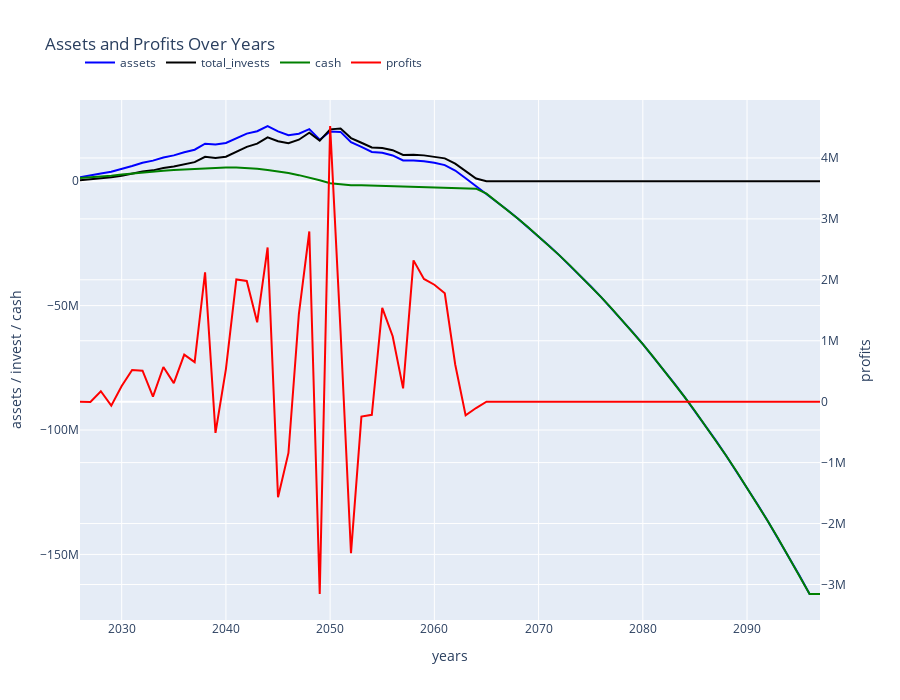
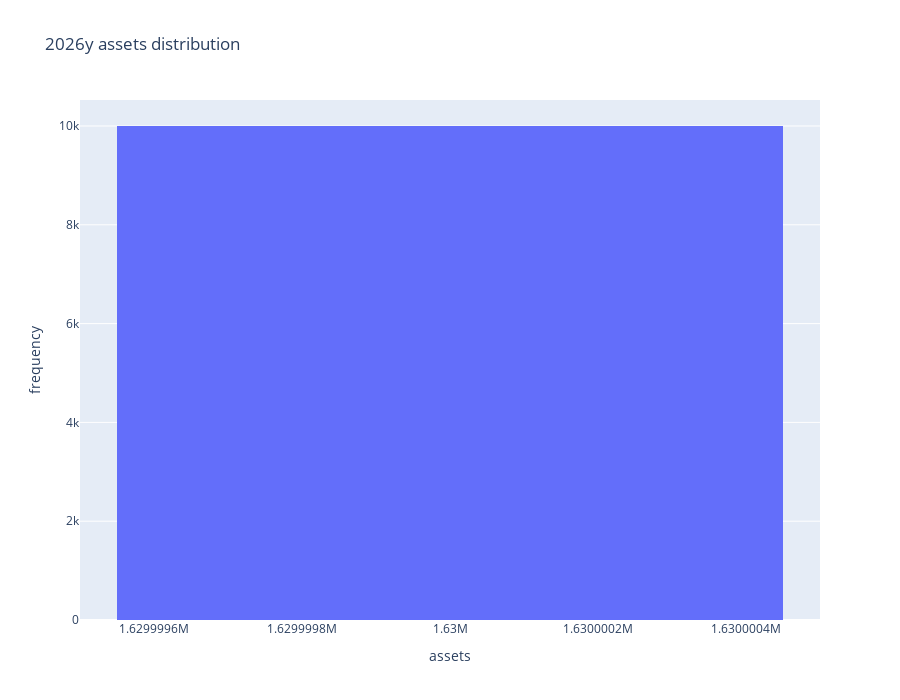
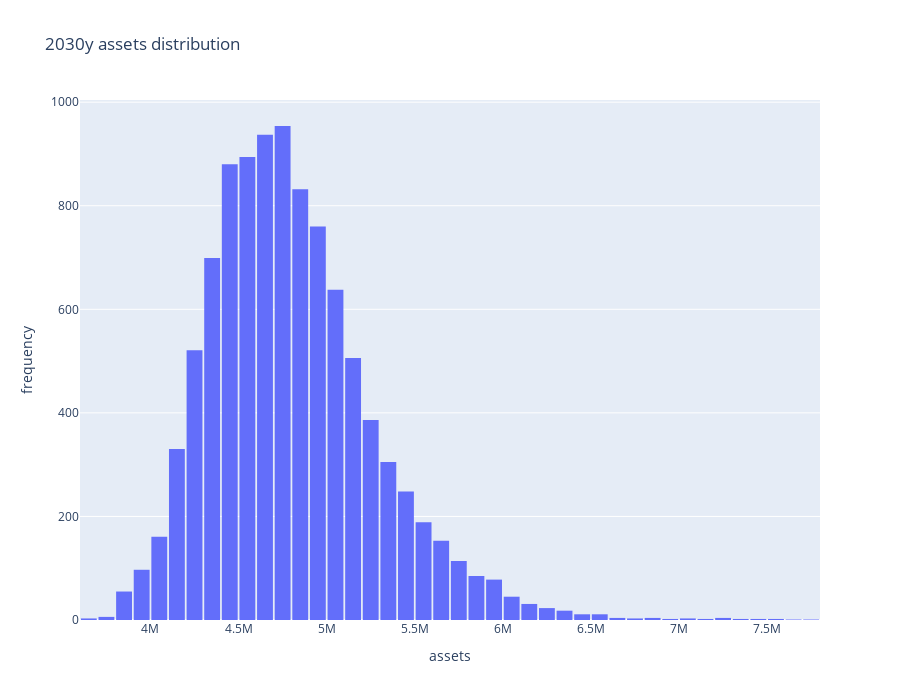
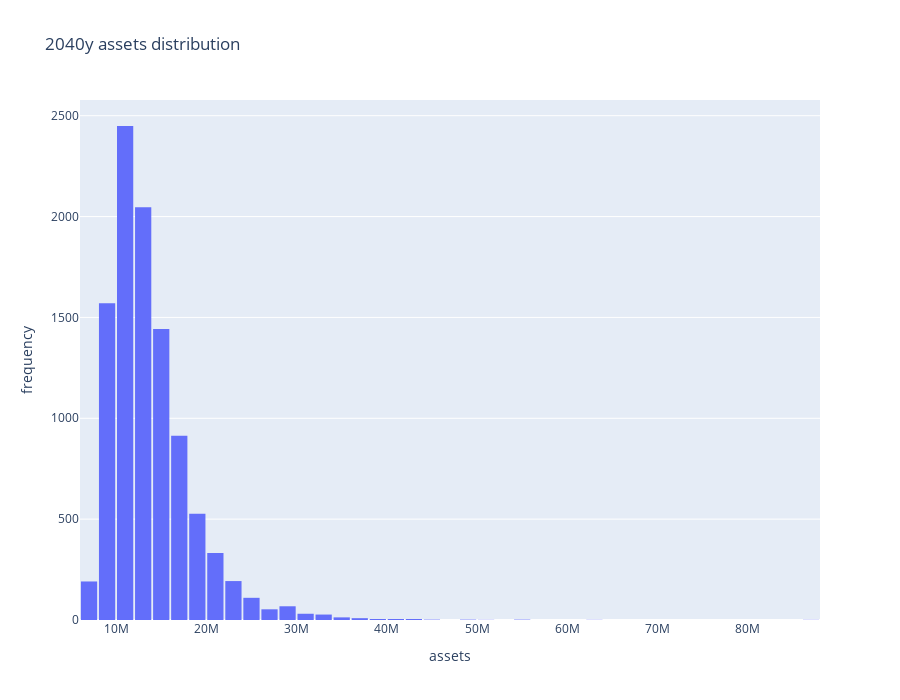

The cell these charts' notebook holds for them, in order:
### Code cell
maindir = get_exe_dir()
js_in = f"{maindir}/example/condition.json"
cond = read_json_as_dict(js_in)
os.makedirs(cond["output_dir"], exist_ok=True)
AS = AssetSimulator(js_in)
AS.check_plan()
AS.cal_asset()
